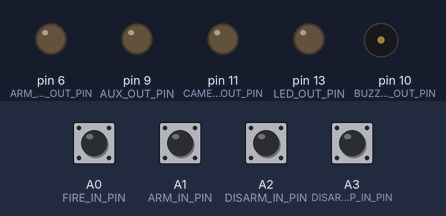
A sketch run on a simulated Arduino Uno, built with avr-gcc and run on an emulated ATmega328P. Parts: output pins drawn as LEDs (lit = HIGH), buzzer (waves = sounding). Inputs (shaded band) come from the test bench; at power-on: A0 (FIRE_IN_PIN), A1 (ARM_IN_PIN), A2 (DISARM_IN_PIN), A3 (DISARM_DUP_IN_PIN) HIGH. No radio packets arrive unless stated; pins used as bus, display or sensor lines are not drawn.

Above: at 3.2 s.
3.3 s: A1 (ARM_IN_PIN) pulled LOW for 1 s
At 5.1 s:
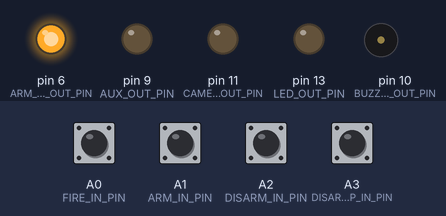
6.3 s: A0 (FIRE_IN_PIN) pulled LOW for 0.15 s
At 6.7 s:
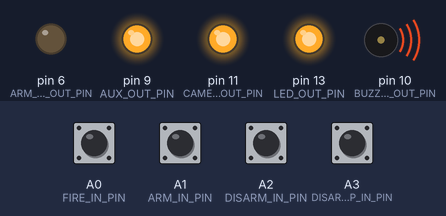
9.4 s: A0 (FIRE_IN_PIN) pulled LOW for 1 s
At 9.7 s:
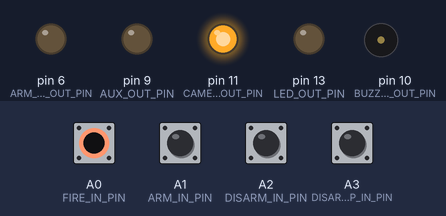
13.4 s: A1 (ARM_IN_PIN) pulled LOW for 0.15 s
At 14.1 s:
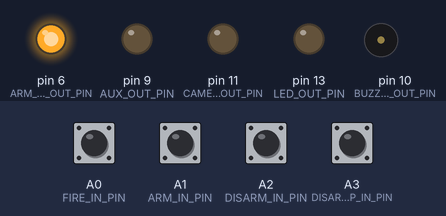
16.5 s: A2 (DISARM_IN_PIN) pulled LOW for 0.15 s
At 16.61 s:
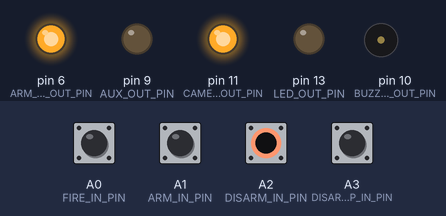
Timing chart, 0 to 19.1 s (numbered marks = the images above; inputs shaded):
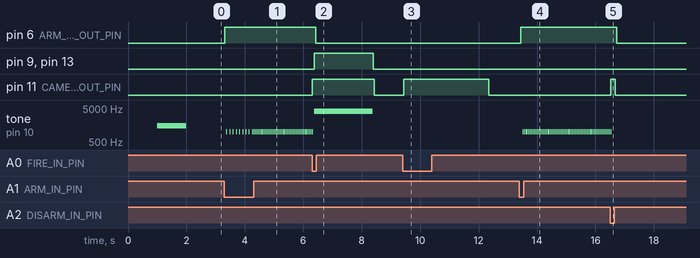

Measured:
- after the input at 3.3 s, pin 6 (ARM_INDICATOR_OUT_PIN): LOW → HIGH at once; tone on pin 10 (BUZZER_OUT_PIN): goes 8 × (1000 Hz 0.03 s, silent 0.09 s), 40 × (1000 Hz 0.03 s, silent 0.03 s), 1000 Hz 0.03 s, then silent, starting after 0.07 s
- after the input at 6.3 s, pin 6 (ARM_INDICATOR_OUT_PIN): HIGH → LOW after 0.12 s; pin 9 (AUX_OUT_PIN), pin 13 (LED_OUT_PIN): LOW → HIGH after 0.07 s, → LOW 2.0 s later; pin 11 (CAMERA_FOCUS_OUT_PIN): LOW → HIGH at once, → LOW 2.1 s later
- after the input at 9.4 s, pin 11 (CAMERA_FOCUS_OUT_PIN): LOW → HIGH at once, → LOW 2.9 s later
- after the input at 13.4 s, pin 6 (ARM_INDICATOR_OUT_PIN): LOW → HIGH after 0.05 s; tone on pin 10 (BUZZER_OUT_PIN): alternates 1000 Hz for 0.03 s and silent for 0.03 s, starting after 0.11 s
- after the input at 16.5 s, pin 6 (ARM_INDICATOR_OUT_PIN): HIGH → LOW after 0.23 s; pin 11 (CAMERA_FOCUS_OUT_PIN): LOW → HIGH at once, → LOW 0.16 s later; tone on pin 10 (BUZZER_OUT_PIN): goes on until 16.5 s, then stays silent

The sketch:

RemoteLaunch_Controller_SW.ino
```cpp
// rf65/rf95 (lora) RocketTrig


// https://github.com/chrocket/RemoteCameraTrigger
// By Curtis Heisey
// For use with Adafruit 3176 (RFM69( or Adafruit 3178 (LoRo RFM95) Feather M0 Packet radio modules
//  SX1276 LoRa®
//
// Requires RadioHead libs
// https://www.airspayce.com/mikem/arduino/RadioHead/index.html
// Using ver 1.122  http://www.airspayce.com/mikem/arduino/RadioHead/RadioHead-1.122.zip
#include <RadioHead.h>

// Other libs
//CRC32 by Christopher Baker  - install using Arduino IDE library manager
#include <CRC32.h>
// https://github.com/bakercp/CRC32/blob/master/examples/CRC32/CRC32.ino
// SPI
#include <SPI.h>
// But ensure you have installed the Crypto directory from arduinolibs first:
// http://rweather.github.io/arduinolibs/index.html

//#define DEBUG 0


// pin assignments
const unsigned int FIRE_IN_PIN = A0;
const unsigned int ARM_IN_PIN = A1;
const unsigned int DISARM_IN_PIN = A2;
const unsigned int DISARM_DUP_IN_PIN = A3;

const unsigned int BUZZER_OUT_PIN = 10;          // Pin to audible indicator
const unsigned int CAMERA_TRIGGER_OUT_PIN = 12;  // Pin for shtter opto-isoloatr
const unsigned int CAMERA_FOCUS_OUT_PIN = 11;    // Pin for focus opto-isolator
const unsigned int LED_OUT_PIN = 13;
const unsigned int AUX_OUT_PIN = 9;            // Pin for 2nd trigger output
const unsigned int ARM_INDICATOR_OUT_PIN = 6;  // Indicates sensor is armed, turns laser on

// Radio module stuff
// Pick one module of the other

// #define MODULE_RFM69
// #undef MODULE_RFM95

#undef MODULE_RFM69
#define MODULE_RFM95

#include <SPI.h>


#define RFM69_CS 8
#define RFM69_INT 3
#define RFM69_RST 4
#define LED_PIN 13

// Singleton instance of the radio driver
#if defined(MODULE_RFM69)


#include <RH_RF69.h>
RH_RF69 radio_m0(RFM69_CS, RFM69_INT);  // Adafruit 3176
#define MAX_MESSAGE_LEN RH_RF69_MAX_MESSAGE_LEN
#else
#include <RH_RF95.h>
#define RFM95_CS 8
#define RFM95_RST 4
#define RFM95_INT 3
RH_RF95 radio_m0(RFM95_CS, RFM95_INT);  // Adafruit 3178
#define MAX_MESSAGE_LEN RH_RF95_MAX_MESSAGE_LEN
#endif

// ISM 33cm band USA 902-928 MHZ
#define FREQ 915.3
#define RF95_FREQ FREQ
#define RF69_FREQ FREQ


/*
 * NonBlockingTimer CLASS DEFINITION
 */
class NonBlockingTimer {
protected:
  bool isPressed = LOW;
  unsigned long timeFireOn;
  unsigned long nextChangeTime = 0;
private:
  NonBlockingTimer(){};
public:
  NonBlockingTimer(unsigned int timeFireOnIn) {
    timeFireOn = timeFireOnIn;
  }
  void fire() {
    isPressed = HIGH;
    unsigned long currentTime = millis();
    nextChangeTime = currentTime + timeFireOn;
  }
  bool check() {
    unsigned long currentTime = millis();
    if (currentTime >= nextChangeTime) {
      isPressed = LOW;
    }

    return isPressed;
  }
  bool isBPressed() {
    return isPressed;
  }
  void clear() {
    unsigned long currentTime = millis();
    nextChangeTime = currentTime;
    isPressed = LOW;
  }
  void init() {

    nextChangeTime = 4294967294;
  }
};
/*
 * FireTimer CLASS DEFINITION
 */
class FireTimer : public NonBlockingTimer {
private:
  byte pinLED;

public:
  FireTimer(byte pinLED, unsigned long timeLedOn)
    : NonBlockingTimer(timeLedOn) {
    this->pinLED = pinLED;
    pinMode(pinLED, OUTPUT);
    digitalWrite(pinLED, LOW);
    isPressed = LOW;
  }
  void fire() {
    isPressed = HIGH;
    digitalWrite(pinLED, isPressed);
    unsigned long currentTime = millis();
    nextChangeTime = currentTime + timeFireOn;
  }


  // Checks whether it is time to turn on or off the Output
  bool check() {
    unsigned long currentTime = millis();
    if (currentTime >= nextChangeTime) {
      // Turn output off when time expires
      isPressed = LOW;
    }
    digitalWrite(pinLED, isPressed);
    return isPressed;
  }
};

void printChipId(char *buf) {
  volatile uint32_t val1, val2, val3, val4;
  volatile uint32_t *ptr1 = (volatile uint32_t *)0x0080A00C;
  val1 = *ptr1;
  volatile uint32_t *ptr = (volatile uint32_t *)0x0080A040;
  val2 = *ptr;
  ptr++;
  val3 = *ptr;
  ptr++;
  val4 = *ptr;
  sprintf(buf, "%8x%8x%8x%8x", val1, val2, val3, val4);
}

char myId[3] = { 'a', 'b', 'c' };
// Dont put this on the stack:
uint8_t buf[MAX_MESSAGE_LEN];
//uint8_t buf[RH_RF95_MAX_MESSAGE_LEN];
char radiopacket[5];


unsigned int unique_id() {
  // read unique CPU Id
  char bufId[33];
  printChipId(bufId);
  unsigned int myId_i = CRC32::calculate(bufId, 32);  // compute checksum
#if defined(DEBUG)
  Serial.print("My id = ");
  Serial.println(myId_i);
#endif
  myId_i = myId_i % 1000;
  return myId_i;
}
void radioInit() {
  unsigned int myId_i = unique_id();
  sprintf(myId, "%3d", myId_i);
  radiopacket[1] = myId[0];
  radiopacket[2] = myId[1];
  radiopacket[3] = myId[2];
  radiopacket[4] = 'N';  // isArmed

#if defined(DEBUG)
  Serial.println("CWH Camera Trigger RFM69/RFM95 TXRX!");
  Serial.println();
#endif

  // RFM69 Reset pin definition
#if defined(MODULE_RFM69)
  pinMode(RFM69_RST, OUTPUT);
  digitalWrite(RFM69_RST, LOW);

#else
  pinMode(RFM95_RST, OUTPUT);
  digitalWrite(RFM95_RST, HIGH);

#endif

  // manual reset

#if defined(MODULE_RFM69)
  digitalWrite(RFM69_RST, HIGH);
  delay(10);
  digitalWrite(RFM69_RST, LOW);
  delay(10);
  Serial.println("Using module RFM65");
#else
#if defined(DEBUG)
  Serial.println("Using module RFM95");
#endif

#endif


  while (!radio_m0.init()) {
    Serial.println("LoRa radio init failed");
    Serial.println("Uncomment '#define SERIAL_DEBUG' in RH_RF95.cpp for detailed debug info");
    while (1)
      ;
  }
#if defined(DEBUG)
  Serial.println("LoRa radio init OK!");
#endif

  // Defaults after init are 434.0MHz, modulation GFSK_Rb250Fd250, +13dbM
  if (!radio_m0.setFrequency(FREQ)) {
    Serial.println("setFrequency failed");
    while (1)
      ;
  }
#if defined(DEBUG)
  Serial.print("Set Freq to: ");
  Serial.println(FREQ);
#endif


  // If you are using a high power RF69 eg RFM69HW, you *must* set a Tx power with the
  // ishighpowermodule flag set like this:
#if defined(MODULE_RFM69)
  radio_m0.setTxPower(20, true);  // range from 14-20 for power, 2nd arg must be true for 69HCW
#else
  radio_m0.setTxPower(23, false);
#endif


  // The encryption keyhas to be the same as the one in the server
  uint8_t key[] = { 0x01, 0x02, 0x03, 0x04, 0x05, 0x06, 0x07, 0x08,
                    0x01, 0x02, 0x03, 0x04, 0x05, 0x06, 0x07, 0x08 };
#if defined(MODULE_RFM69)
  radio_m0.setEncryptionKey(key);
#else
// no encryption
#endif
}

// state variables for commands received by radio
bool isRadioArmRequest = false;
bool isRadioDisarmRequest = false;
bool isRadioTriggerRequest  = false;
bool isRadioFireRequest  = false;

void radioSendPoll() {
  // Poll requeset to destination nodes
  radiopacket[0] = 'P';
  radio_m0.send((uint8_t *)radiopacket, strlen(radiopacket));
  radio_m0.waitPacketSent();
}
void radioSendCameraTrigger() {
  // Trigger destination nodes
  radiopacket[0] = 'T';
  radio_m0.send((uint8_t *)radiopacket, strlen(radiopacket));
  radio_m0.waitPacketSent();
}
void radioSendArmedCommand() {
  radiopacket[0] = 'A';
  radio_m0.send((uint8_t *)radiopacket, strlen(radiopacket));
  radiopacket[4] = 'Y';
  radio_m0.waitPacketSent();

}
void radioSendDisarmCommand() {
  radiopacket[0] = 'D';
  radio_m0.send((uint8_t *)radiopacket, strlen(radiopacket));
  radiopacket[4] = 'N';
  radio_m0.waitPacketSent();

}
void radioSendFireCommand() {
  // Trigger destination nodes
  radiopacket[0] = 'F';
  radio_m0.send((uint8_t *)radiopacket, strlen(radiopacket));
  radio_m0.waitPacketSent();
}
void pollResponse(){
       Serial.print("Got an id response back: ");
        Serial.print((char*)buf);
        Serial.print(", RSSI: ");
        Serial.println(radio_m0.lastRssi(), DEC);
        tone(BUZZER_OUT_PIN, 1500 /* hz*/, 100 /* ms */);

}


const unsigned int ARMED_TIMED = 10000;  // 10-15 s
const unsigned int FIRE_TIME = 2000;     // 2 s
const unsigned int POLL_TIME = 200;

FireTimer armed(ARM_INDICATOR_OUT_PIN, ARMED_TIMED);
FireTimer cameraTrigger(CAMERA_TRIGGER_OUT_PIN, FIRE_TIME);
FireTimer focusTrigger(CAMERA_FOCUS_OUT_PIN, FIRE_TIME);
FireTimer fireLED(LED_OUT_PIN, FIRE_TIME);
FireTimer fireRelay(AUX_OUT_PIN, FIRE_TIME);


#if defined(ADAFRUIT_FEATHER_M0)  // Feather M0 w/Radio
//TODO need to check for Adafruit Feather M0
#endif
void setup() {

#if defined(DEBUG)
 Serial.begin(19200);
#endif

  //while (! Serial); // Uncomment for debug
  // output pins
  pinMode(ARM_INDICATOR_OUT_PIN, OUTPUT);
  pinMode(CAMERA_TRIGGER_OUT_PIN, OUTPUT);
  pinMode(CAMERA_FOCUS_OUT_PIN, OUTPUT);
  pinMode(LED_OUT_PIN, OUTPUT);
  pinMode(AUX_OUT_PIN, OUTPUT);
  digitalWrite(ARM_INDICATOR_OUT_PIN, LOW);
  digitalWrite(CAMERA_TRIGGER_OUT_PIN, LOW);
  digitalWrite(CAMERA_FOCUS_OUT_PIN, LOW);
  digitalWrite(LED_OUT_PIN, LOW);
  digitalWrite(AUX_OUT_PIN, LOW);

  // input pin assignments for push buttons
  pinMode(FIRE_IN_PIN, INPUT_PULLUP);
  pinMode(ARM_IN_PIN, INPUT_PULLUP);
  pinMode(DISARM_IN_PIN, INPUT_PULLUP);
  pinMode(DISARM_DUP_IN_PIN, INPUT_PULLUP);

  // init timers
  fireRelay.init();
  armed.init();
  cameraTrigger.init();
  focusTrigger.init();
  fireLED.init();

  delay(1000);


  radioInit();
  tone(BUZZER_OUT_PIN, 1500 /* hz*/, 1000 /* ms */);
   delay(1000);
}


void loop() {

  // check timers
  armed.check();
  focusTrigger.check();
  cameraTrigger.check();
  fireLED.check();
  fireRelay.check();


  // Read arm switch
  bool stateArmSwitch = !digitalRead(ARM_IN_PIN);
  if (stateArmSwitch || isRadioArmRequest) {
    isRadioArmRequest=false;
    armed.fire();
    if (stateArmSwitch){
      radioSendArmedCommand();
    }
  }
  if (armed.check()) {
    tone(BUZZER_OUT_PIN, 1000 /* hz*/, 25 /* ms */);
  #if defined(DEBUG)
    Serial.println("Armed ...");
  #endif
  }
  // disarm
  bool stateDisarmSwitch = !(digitalRead(DISARM_IN_PIN) && digitalRead(DISARM_DUP_IN_PIN));
  if (stateDisarmSwitch|| isRadioDisarmRequest) {

    fireLED.clear();
    fireRelay.clear();
    armed.clear();

    // acts as poll
    digitalWrite(CAMERA_TRIGGER_OUT_PIN, HIGH);
    digitalWrite(CAMERA_FOCUS_OUT_PIN, HIGH);


    if (stateDisarmSwitch){
           radioSendDisarmCommand();

    }

    delay(100);
    digitalWrite(CAMERA_TRIGGER_OUT_PIN, LOW);
    digitalWrite(CAMERA_FOCUS_OUT_PIN, LOW);
    isRadioDisarmRequest=false;
  }
  //
  bool fireSwitch = !digitalRead(FIRE_IN_PIN);
  if (fireSwitch || isRadioFireRequest) {
    isRadioFireRequest=false;
    focusTrigger.fire();
    cameraTrigger.fire();
    if( fireSwitch){
      radioSendFireCommand();
    }
    if (armed.check()) {
      fireLED.fire();
      fireRelay.fire();
      armed.clear();
      tone(BUZZER_OUT_PIN, 4000 /* hz*/, 2000 /* ms */);
    }
  }

  // Receive commands
  if (radio_m0.available()) {
    uint8_t len = sizeof(buf);
    if (radio_m0.recv(buf, &len)) {
      if (!len) return;
      // buf[len] = 0;
      buf[5] = 0;
      /*
      Serial.print("Received [");
      Serial.print(len);
      Serial.print("]: ");
      Serial.println((char*)buf);
      Serial.print("RSSI: ");
      Serial.println(radio_m0.lastRssi(), DEC);
      */


      if (strstr((char *)buf, "A")) {
        // memcpy(buf, &radiopacket, 4);
        // if( radiopacket[4]=='N' ){
        //    isRadioDisarmRequest = true;
        //    isRadioArmRequest = false;
        // }else if( radiopacket[4]=='Y' ){
        //    isRadioArmRequest = true;
        // }
        isRadioArmRequest = true;
      } else if (strstr((char *)buf, "P")){
         radioSendPoll();
      } else if (strstr((char *)buf, "D")){
         isRadioDisarmRequest = true;
      } else if (strstr((char *)buf, "T")){
        isRadioTriggerRequest= true;
      } else if (strstr((char *)buf, "R")){
          pollResponse();
      } else if (strstr((char *)buf, "F")){
        isRadioFireRequest = true;
      }
    }
  }
#if defined(DEBUG)
  Serial.println("Loop ...");
#endif
  delay(50);
}
```
